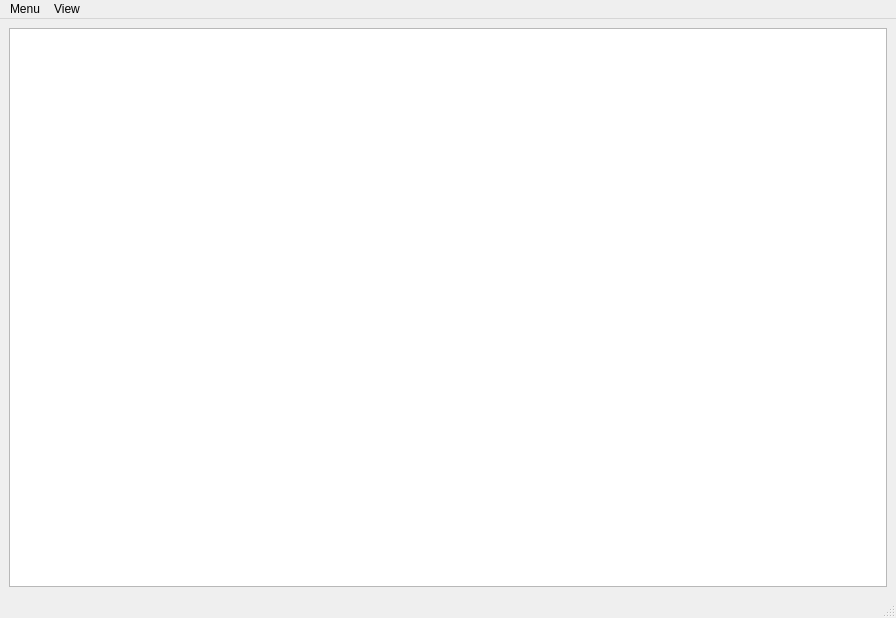
<?xml version="1.0" encoding="UTF-8"?>
<ui version="4.0">
 <class>MainWindow</class>
 <widget class="QMainWindow" name="MainWindow">
  <property name="geometry">
   <rect>
    <x>0</x>
    <y>0</y>
    <width>896</width>
    <height>618</height>
   </rect>
  </property>
  <property name="windowTitle">
   <string>MainWindow</string>
  </property>
  <widget class="QWidget" name="centralwidget">
   <layout class="QGridLayout" name="gridLayout">
    <item row="0" column="0">
     <widget class="QPlainTextEdit" name="plainTextEdit">
      <property name="font">
       <font>
        <family>Tahoma</family>
       </font>
      </property>
      <property name="lineWrapMode">
       <enum>QPlainTextEdit::NoWrap</enum>
      </property>
     </widget>
    </item>
   </layout>
  </widget>
  <widget class="QMenuBar" name="menubar">
   <property name="geometry">
    <rect>
     <x>0</x>
     <y>0</y>
     <width>896</width>
     <height>21</height>
    </rect>
   </property>
   <widget class="QMenu" name="menuMenu">
    <property name="title">
     <string>Menu</string>
    </property>
    <addaction name="actionOpen"/>
    <addaction name="actionSave"/>
    <addaction name="actionClose"/>
   </widget>
   <widget class="QMenu" name="menuView">
    <property name="title">
     <string>View</string>
    </property>
    <widget class="QMenu" name="menuFont_size">
     <property name="title">
      <string>Text Size</string>
     </property>
     <addaction name="action10pt"/>
     <addaction name="action12pt"/>
     <addaction name="action14pt"/>
     <addaction name="action16pt"/>
     <addaction name="action18pt"/>
     <addaction name="action24pt"/>
     <addaction name="action30pt"/>
    </widget>
    <addaction name="menuFont_size"/>
   </widget>
   <addaction name="menuMenu"/>
   <addaction name="menuView"/>
  </widget>
  <widget class="QStatusBar" name="statusbar"/>
  <action name="actionOpen">
   <property name="text">
    <string>Open</string>
   </property>
  </action>
  <action name="actionSave">
   <property name="text">
    <string>Save</string>
   </property>
  </action>
  <action name="actionSave_as">
   <property name="text">
    <string>Save as</string>
   </property>
  </action>
  <action name="actionClose">
   <property name="text">
    <string>Exit</string>
   </property>
  </action>
  <action name="action10pt">
   <property name="text">
    <string>10pt</string>
   </property>
  </action>
  <action name="action12pt">
   <property name="text">
    <string>12pt</string>
   </property>
  </action>
  <action name="action14pt">
   <property name="text">
    <string>14pt</string>
   </property>
  </action>
  <action name="action16pt">
   <property name="text">
    <string>16pt</string>
   </property>
  </action>
  <action name="action18pt">
   <property name="text">
    <string>18pt</string>
   </property>
  </action>
  <action name="action24pt">
   <property name="text">
    <string>24pt</string>
   </property>
  </action>
  <action name="action30pt">
   <property name="text">
    <string>30pt</string>
   </property>
  </action>
 </widget>
 <resources/>
 <connections/>
</ui>
